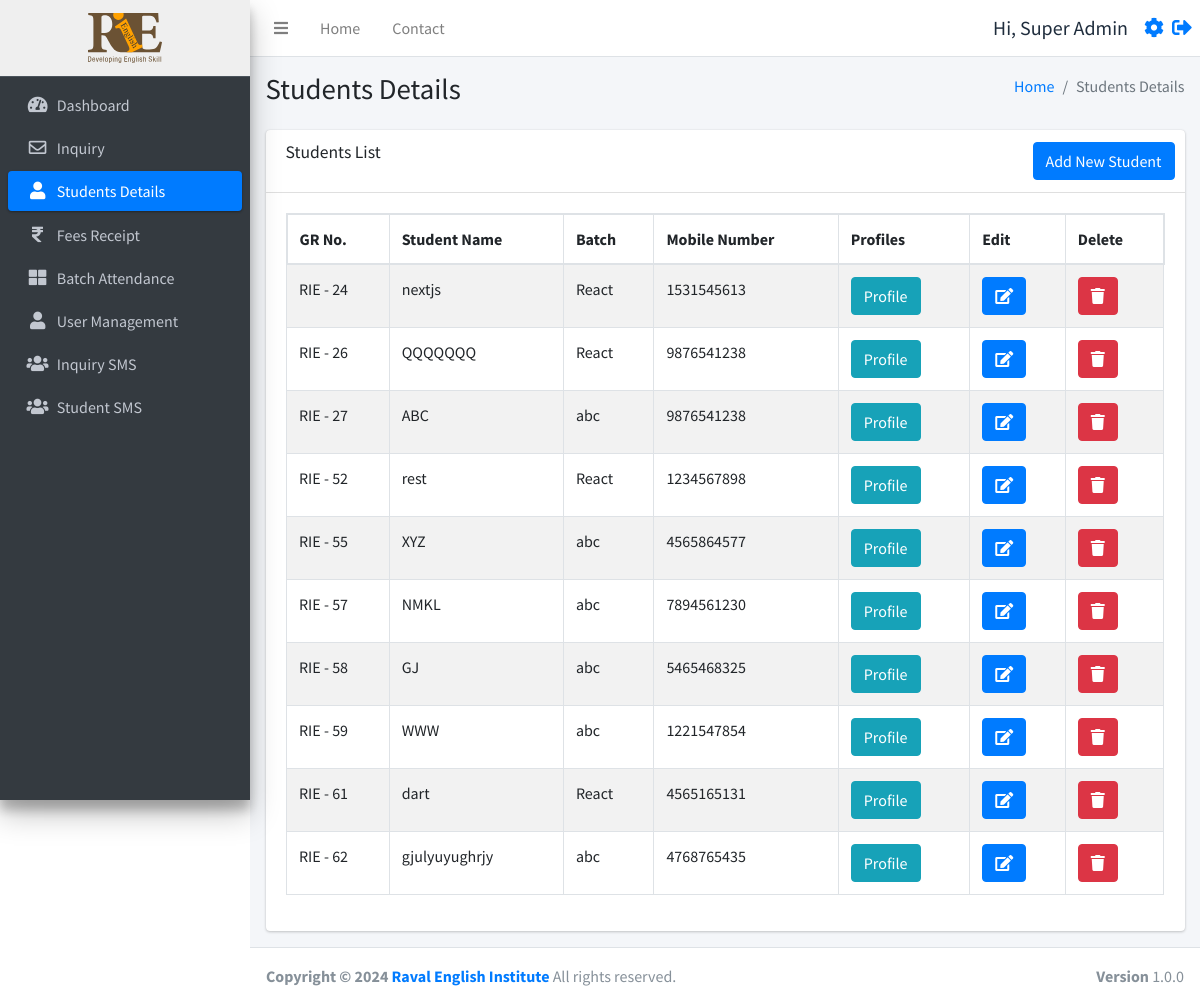
Page /studentsdetails.php (signed in) on the earlier database version.
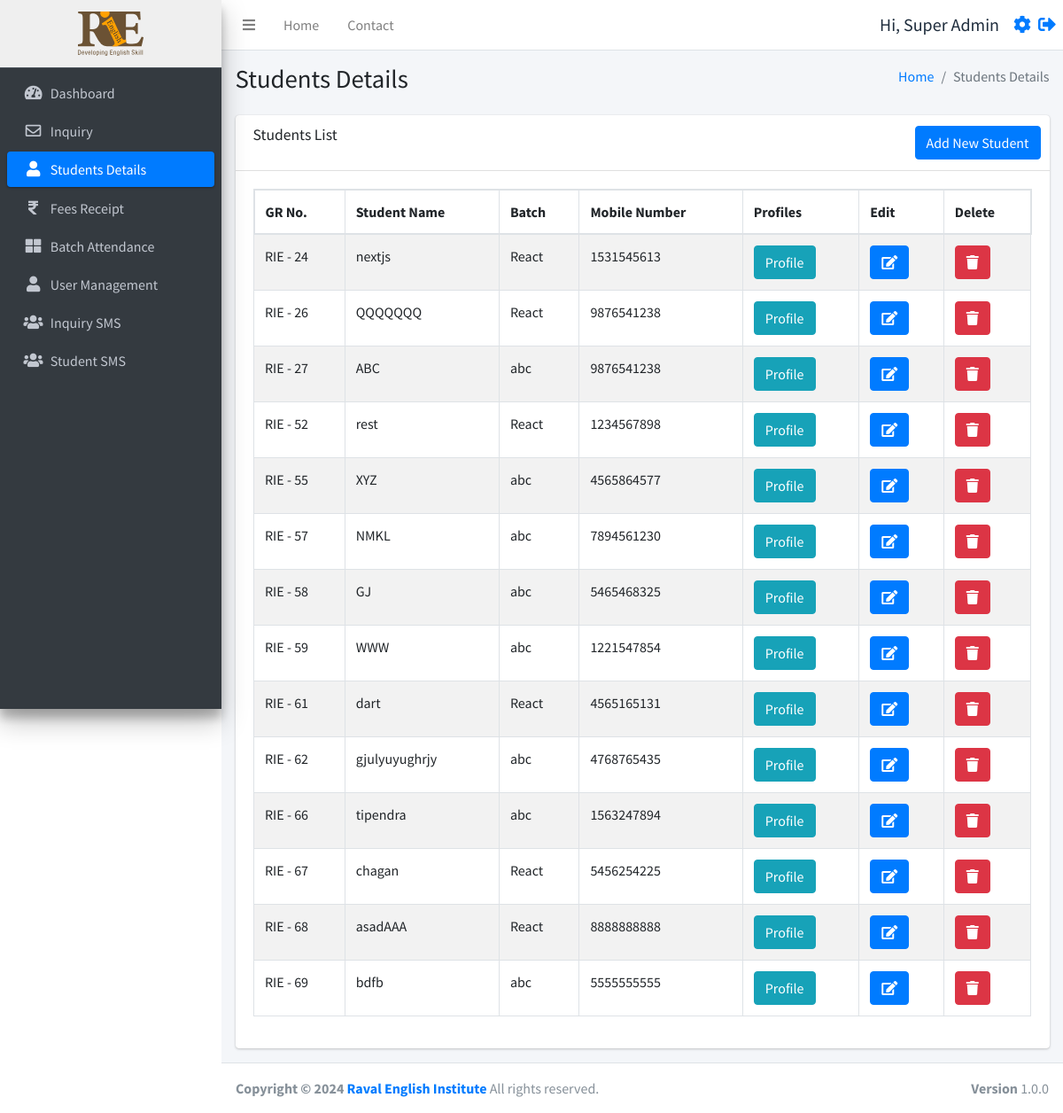
Same page on the later database version.
### tables this page shows
CREATE TABLE `studentinfo` (
  `id` int(11) NOT NULL,
  `name` varchar(255) DEFAULT NULL,
  `batch` int(11) DEFAULT NULL,
  `batch_name` varchar(255) DEFAULT NULL,
  `father_name` varchar(255) DEFAULT NULL,
  `mother_name` varchar(255) DEFAULT NULL,
  `dob` date DEFAULT NULL,
  `gender` varchar(50) DEFAULT NULL,
  `mobile_number` varchar(15) DEFAULT NULL,
  `fee_status` int(10) DEFAULT NULL,
  `profession` varchar(100) DEFAULT NULL,
  `address` varchar(255) DEFAULT NULL,
  `admission_time` date DEFAULT NULL,
  `created_at` datetime NOT NULL DEFAULT current_timestamp(),
  `pending_fees` int(10) DEFAULT 0,
  `discount` int(10) NOT NULL,
  `total_fees` int(11) NOT NULL,
  `paid_fees` int(11) NOT NULL,
  `father_number` varchar(50) NOT NULL,
  `home_number` varchar(50) NOT NULL,
  `reference` varchar(200) DEFAULT NULL,
  `father_profession` varchar(200) DEFAULT NULL,
  `workplace_address` varchar(255) DEFAULT NULL,
  `aadharcard_number` varchar(20) DEFAULT NULL,
  `joining_purpose` varchar(255) DEFAULT NULL,
  `extratime_daily` varchar(255) DEFAULT NULL
);

### function.php (called while the page is built, shortened)
<?php
require_once('db.php');
function selectFromTable($tableName, $columns, $whereConditions) {
    global $db;
    try {
        $sql = "SELECT " . implode(', ', $columns) . " FROM $tableName";
        if (!empty($whereConditions)) {
            $sql .= " WHERE " . implode(' AND ', array_map(function ($col) {
                return "$col = :$col";
            }, array_keys($whereConditions)));
        }
        $stmt = $db->prepare($sql);
        foreach ($whereConditions as $col => $value) {
            $stmt->bindValue(":$col", $value);
        }
        $stmt->execute();
        return $stmt->fetchAll(PDO::FETCH_ASSOC);
    } catch (PDOException $e) {
        return false;
    }
}
?>

### studentsdetails.php (the view, shortened to what the changed rows need)
<?php include ('./header.php');
require_once 'function.php';
$isSuperAdmin = isset($_SESSION['user_status']) && $_SESSION['user_status'] === 'super_admin';
?>
<div class="content-wrapper">
  <div class="content-header">
    <div class="container-fluid">
      <div class="row mb-2">
        <div class="col-sm-6">
          <h1 class="m-0">Students Details</h1>
        </div>
      </div>
    </div>
  </div>
  <section class="content">
    <div class="container-fluid">
      <div class="row">
        <div class="col-12">
          <div class="card">
            <div class="card-body">
              <div class="table-responsive">
                <table id="example2" class="table table-bordered table-striped">
                  <thead>
                    <tr>
                      <th>GR No.</th>
                      <th>Student Name</th>
                      <th>Batch</th>
                      <th>Mobile Number</th>
                      <th>Profiles</th>
                      <th>Edit</th>
                      <?php if ($isSuperAdmin): ?>
                        <th>Delete</th>
                      <?php endif; ?>
                    </tr>
                  </thead>
                  <tbody>
                    <?php
                    $rows = selectFromTable('studentinfo', ['id', 'name', 'batch', 'batch_name', 'pending_fees', 'mobile_number'], []);
                    foreach ($rows as $row) {
                      echo "<tr>";
                      echo "<td> RIE - " . $row['id'] . "</td>";
                      echo "<td>" . $row['name'] . "</td>";
                      echo "<td>" . $row['batch_name'] . "</td>";
                      echo "<td>" . $row['mobile_number'] . "</td>";
                      echo "<td><a href='javascript:void(0);' onclick='confirmProfile(" . $row['id'] . ")' class='btn btn-info'>Profile</a></td>";
                      echo "<td><a href='javascript:void(0);' onclick='confirmEdit(" . $row['id'] . ")' class='btn btn-primary'><i class='fas fa-edit'></i></a></td>";
                      if ($isSuperAdmin) {
                        echo "<td><a href='javascript:void(0);' onclick='confirmDelete(" . $row['id'] . ")' class='btn btn-danger'><i class='fas fa-trash'></a></td>";
                      }
                      echo "</tr>";
                    }
                    ?>
                  </tbody>
                </table>
              </div>
            </div>
          </div>
        </div>
      </div>
    </div>
  </section>
</div>
<?php include ('./footer.php'); ?>

### header.php (shortened to what the changed rows need)
<?php
require_once 'db.php';
require_once ('function.php');
?>
<!DOCTYPE html>
<html lang="en">
<head>
  <link rel="stylesheet" href="./plugins/fontawesome-free/css/all.min.css">
  <link rel="stylesheet" href="https://code.ionicframework.com/ionicons/2.0.1/css/ionicons.min.css">
  <link rel="stylesheet" href="./plugins/icheck-bootstrap/icheck-bootstrap.min.css">
  <link rel="stylesheet" href="https://cdn.datatables.net/1.10.19/css/dataTables.bootstrap4.min.css">
  <link rel="stylesheet" href="./asset/css/adminlte.min.css">
  <link rel="stylesheet" href="./asset/css/style.css">
</head>
<body class="hold-transition sidebar-mini layout-fixed">
  <div class="wrapper">
    <aside class="main-sidebar sidebar-dark-primary elevation-4">
      <a href="./dashboard.php" class="brand-link" style="text-align:center;background:#efefef;">
        <img src="./asset/img/logo.svg" alt="RIE logo Logo" style="height:50px;">
      </a>
    </aside>

Differences in the rows shown:
added studentinfo: id "66", name "tipendra", batch_name "abc", mobile_number "1563247894"
added studentinfo: id "67", name "chagan", batch_name "React", mobile_number "5456254225"
added studentinfo: id "68", name "asadAAA", batch_name "React", mobile_number "8888888888"
added studentinfo: id "69", name "bdfb", batch_name "abc", mobile_number "5555555555"
